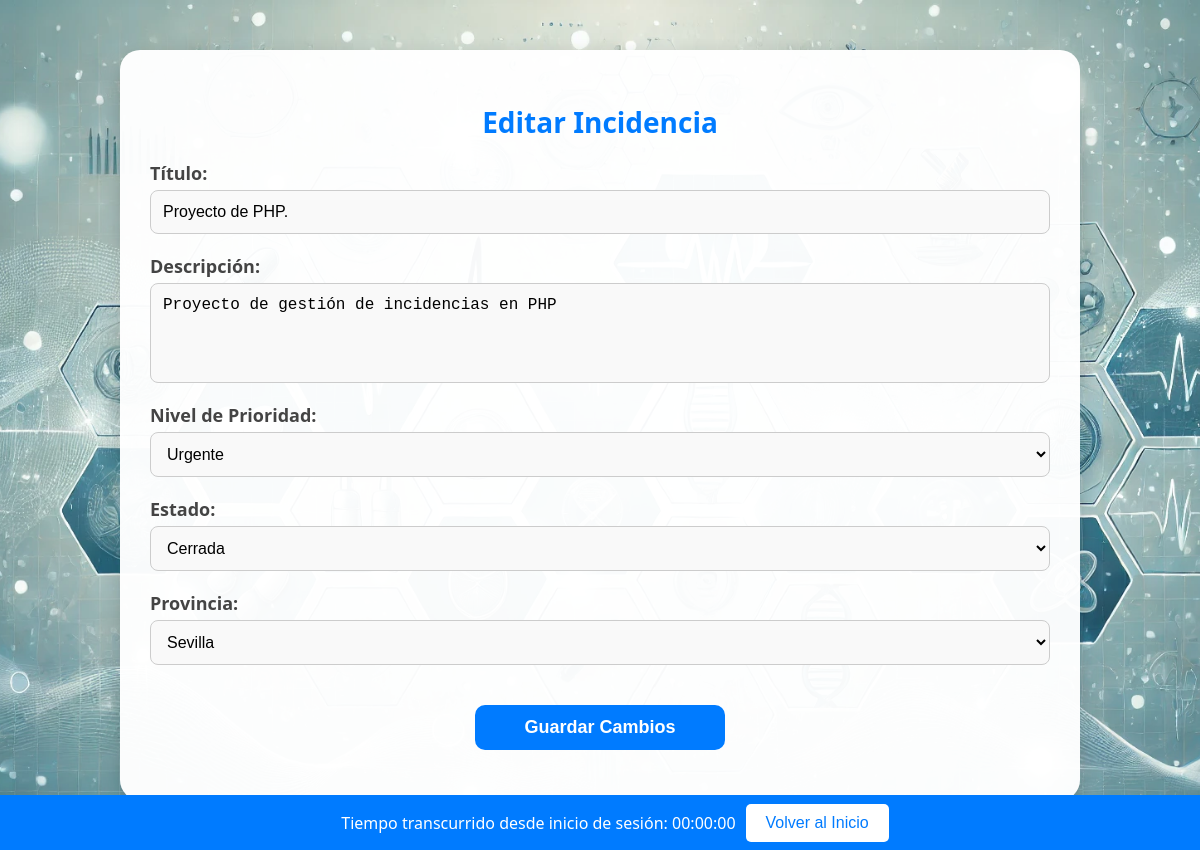
Page /Proyecto_final_sucio/editar_incidencia.php?id=54 (signed in) on the committed database.
### tables this page shows
CREATE TABLE `INCIDENCIAS` (
  `ID_INCIDENCIA` int(5) NOT NULL,
  `TITULO` varchar(200) NOT NULL,
  `DESCRIPCION` text NOT NULL,
  `FECHA_CREACION` datetime NOT NULL DEFAULT current_timestamp(),
  `NIVEL_PRIORIDAD` enum('Baja','Media','Alta','Urgente') NOT NULL,
  `ESTADO` enum('Abierta','Cerrada') NOT NULL DEFAULT 'Abierta',
  `ID_PROVINCIA` int(5) NOT NULL,
  `ID` int(5) NOT NULL
);

CREATE TABLE `PROVINCIAS` (
  `ID_PROVINCIA` int(5) NOT NULL,
  `NOMBRE_PROVINCIA` varchar(100) NOT NULL
);

### Proyecto_final_sucio/control.php (called while the page is built, shortened)
<?php
$tiempo_transcurrido = time() - $_SESSION['session_start_time'];
$horas = floor($tiempo_transcurrido / 3600);
$minutos = floor(($tiempo_transcurrido % 3600) / 60);
$segundos = $tiempo_transcurrido % 60;
?>

### Proyecto_final_sucio/editar_incidencia.php (the view, shortened to what this page needs)
<?php
require 'db_connection.php';
require 'control.php';
$user_id = $_SESSION['user_id'];
$is_admin = $_SESSION['is_admin'] ?? 0;
$id_incidencia = (int) ($_POST['id'] ?? $_GET['id'] ?? 0);
$origen = $_POST['origen'] ?? $_GET['origen'] ?? 'listar_incidencias.php';
if ($is_admin) {
    $sql = "SELECT * FROM INCIDENCIAS WHERE ID_INCIDENCIA = ?";
    $stmt = $conn->prepare($sql);
    $stmt->bind_param("i", $id_incidencia);
} else {
    $sql = "SELECT * FROM INCIDENCIAS WHERE ID_INCIDENCIA = ? AND ID = ?";
    $stmt = $conn->prepare($sql);
    $stmt->bind_param("ii", $id_incidencia, $user_id);
}
$stmt->execute();
$incidencia = $stmt->get_result()->fetch_assoc();
$provincias = [];
$stmt_provincias = $conn->prepare("SELECT ID_PROVINCIA, NOMBRE_PROVINCIA FROM PROVINCIAS ORDER BY NOMBRE_PROVINCIA");
$stmt_provincias->execute();
$result_provincias = $stmt_provincias->get_result();
while ($row = $result_provincias->fetch_assoc()) {
    $provincias[] = $row;
}
?>
<!DOCTYPE html>
<html lang="es">
<head>
    <link rel="stylesheet" href="incidencia.css">
    <link rel="stylesheet" href="https://cdnjs.cloudflare.com/ajax/libs/font-awesome/6.4.2/css/all.min.css">
</head>
<body>
    <div class="container">
        <h2>Editar Incidencia</h2>
        <form method="POST">
            <div class="form-group">
                <label for="titulo">Título:</label>
                <input type="text" name="titulo" id="titulo" value="<?= htmlspecialchars($incidencia['TITULO']) ?>" required>
            </div>
            <div class="form-group">
                <label for="descripcion">Descripción:</label>
                <textarea name="descripcion" id="descripcion" required><?= htmlspecialchars($incidencia['DESCRIPCION']) ?></textarea>
            </div>
            <div class="form-group">
                <label for="nivel_prioridad">Nivel de Prioridad:</label>
                <select name="nivel_prioridad" id="nivel_prioridad" required>
                    <option value="Urgente" <?= $incidencia['NIVEL_PRIORIDAD'] == 'Urgente' ? 'selected' : '' ?>>Urgente</option>
                </select>
            </div>
            <div class="form-group">
                <label for="estado">Estado:</label>
                <select name="estado" id="estado" required>
                    <option value="Cerrada" <?= $incidencia['ESTADO'] == 'Cerrada' ? 'selected' : '' ?>>Cerrada</option>
                </select>
            </div>
            <div class="form-group">
                <label for="id_provincia">Provincia:</label>
                <select name="id_provincia" id="id_provincia" required>
                    <?php foreach ($provincias as $provincia): ?>
                        <option value="<?= $provincia['ID_PROVINCIA'] ?>" <?= $incidencia['ID_PROVINCIA'] == $provincia['ID_PROVINCIA'] ? 'selected' : '' ?>>
                            <?= htmlspecialchars($provincia['NOMBRE_PROVINCIA']) ?>
                        </option>
                    <?php endforeach; ?>
                </select>
            </div>
            <button class="btn" type="submit" name="guardar_cambios">Guardar Cambios</button>
        </form>
    </div>
    <div class="fixed-bar">
        <span>Tiempo transcurrido desde inicio de sesión: <?php printf("%02d:%02d:%02d", $horas, $minutos, $segundos); ?></span>
        <button type="button" onclick="window.location.href='<?= htmlspecialchars($origen) ?>'">Volver al Inicio</button>
    </div>
</body>
</html>

### Proyecto_final_sucio/incidencia.css (style rules this page uses)
body { margin: 0; padding: 0; font-family: 'Segoe UI', Tahoma, Geneva, Verdana, sans-serif; background: url('background.webp') no-repeat center center fixed; background-size: cover; color: #333; }
.container { width: 90%; max-width: 900px; margin: 50px auto; background: rgba(255, 255, 255, 0.97); padding: 30px; border-radius: 20px; box-shadow: 0px 8px 20px rgba(0, 0, 0, 0.2); text-align: center; }
h2 { color: #007BFF; font-size: 28px; font-weight: bold; margin-bottom: 20px; }
.form-group { display: flex; flex-direction: column; align-items: flex-start; margin-bottom: 20px; width: 100%; }
.form-group label { font-size: 18px; font-weight: bold; color: #444; margin-bottom: 5px; }
.form-group input, .form-group select, .form-group textarea { width: 100%; max-width: 100%; padding: 12px; border: 1px solid #ccc; border-radius: 8px; font-size: 16px; background: #f9f9f9; transition: border 0.3s ease-in-out; box-sizing: border-box; }
textarea { height: 100px; resize: none; }
.btn { width: 100%; max-width: 250px; margin: 20px auto; padding: 12px; background-color: #007BFF; color: white; font-size: 18px; font-weight: bold; border: none; border-radius: 10px; cursor: pointer; text-align: center; transition: background 0.3s, transform 0.2s; }
.fixed-bar { display: flex; justify-content: center; align-items: center; background: #007BFF; padding: 15px; position: fixed; bottom: 0; left: 0; width: 100%; height: 25px; gap: 10px; color: white; z-index: 1000; }
.fixed-bar button { background: white; color: #007BFF; border: none; padding: 10px 20px; cursor: pointer; font-size: 16px; border-radius: 5px; transition: background 0.3s ease; }

### rows in the picture
incidencias: titulo "Proyecto de PHP.", descripcion "Proyecto de gestión de incidencias en PHP", nivel_prioridad "Urgente", estado "Cerrada", id_provincia "Sevilla"
